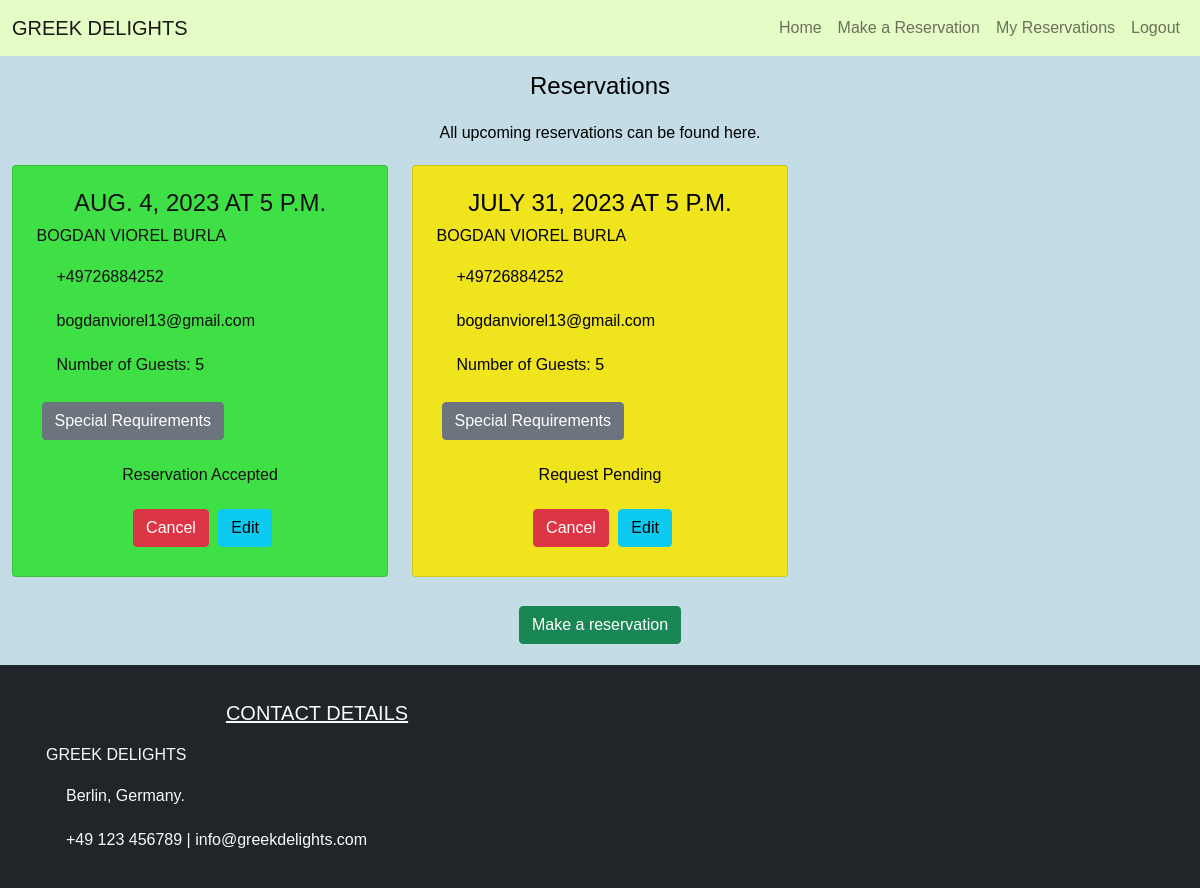
/reservations (signed in), run on an earlier commit of the app's database.
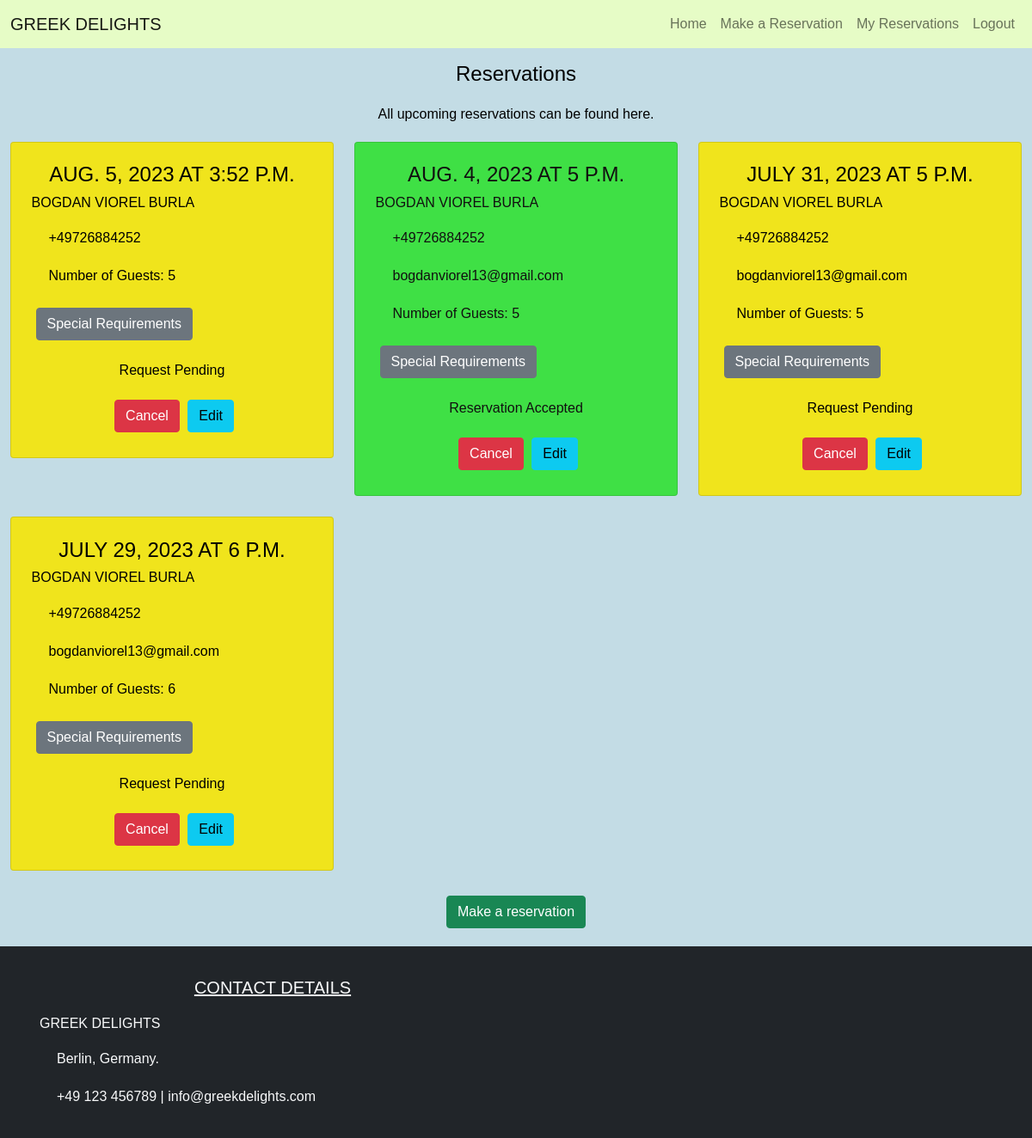
And on a later commit of the database.
### reservation/models.py (models this page shows, shortened)
class Reservation(models.Model):
    user = models.ForeignKey(User, on_delete=models.CASCADE)
    full_name = models.CharField(max_length=300, blank=False)
    email = models.EmailField(max_length=300)
    phoneNumberRegex = RegexValidator(regex=r'^\+?1?\d{9,15}$')
    mobile = models.CharField(validators=[phoneNumberRegex], max_length=15, blank=False)
    date = models.DateField(blank=False)
    time = models.TimeField(blank=False)
    guests = models.PositiveIntegerField(blank=False)
    requests = models.TextField(max_length=400, blank=False)
    status = models.IntegerField(choices=STATUS, default=0)
    class Meta:
        ordering = ['-date']
        constraints = [
            models.UniqueConstraint(
                fields=['user', 'date', 'time'], name='unique_reservation'
            ),
        ]

### reservation/views.py (the view)
# urls.py: path('reservations', views.ReservationList.as_view(), name='reservations'),
class ReservationList(generic.ListView):
    model = Reservation
    def sort(self, reservations):
        if reservations.date >= datetime.date.today():
            return True
        else:
            return False
    def get(self, request, *args, **kwargs):
        if request.user.is_authenticated:
            reservations = Reservation.objects.filter(user=request.user)
            upcoming_reservations = filter(self.sort, reservations)
            return render(
                request, 'reservations.html',
                {
                    'reservations': upcoming_reservations,
                },
            )
        else:
            return redirect(reverse("account_login"))

### reservation/templates/reservations.html (shortened to what this page needs)
{% extends "base.html" %}
{% block content %}
<div class="container-fluid mb-3">
    <div class="row">
        <div class="col-12 mt-3 left">
            <h4 class="page-heading text-center">Reservations</h4>
            <p class="text-center">All upcoming reservations can be found here.</p>
            <div class="row">
                {% for reservation in reservations %}
                <div class="col-md-4">
                    <div class="card mb-4 {% if reservation.status == 0 %}pending{% elif reservation.status == 1 %}accepted{% else %}declined{% endif %}">
                        <div class="card-body">
                            <h4 class='card-title text-uppercase text-center'>{{ reservation.date }} at
                                {{ reservation.time }}</h4>
                            <h6 class="text-uppercase">{{ reservation.full_name }}</h6>
                            <div class='card-text'>
                                <p> {{ reservation.mobile }}</p>
                                <p> {{ reservation.email }}</p>
                                <p>Number of Guests: {{ reservation.guests }}</p>
                                <button data-bs-toggle='modal' data-bs-target='#requests{{ reservation.id }}' class="btn btn-secondary">Special
                                    Requirements </button>
                                <div class='text-center h6'>
                                    {% if reservation.status == 1 %}
                                    <p>Reservation Accepted</p>
                                    {% elif reservation.status == 2 %}
                                    <p>Reservation Declined</p>
                                    {% else %}
                                    <p>Request Pending</p>
                                    {% endif %}
                                </div>
                            </div>
                            <div class='text-center'>
                                <button data-bs-toggle='modal' data-bs-target='#cancel{{ reservation.id }}' class="btn btn-danger">Cancel</button>
                                <a class="btn btn-info" href="/amend/{{ reservation.id }}">Edit</a>
                            </div>
                        </div>
                    </div>
                </div>
                {% if forloop.counter|divisibleby:3  %}
            </div>
                <div class="row">
                    {% endif %}
                    {% endfor %}
                </div>
        </div>
        <a href="{% url 'booking' %}" class="text-center"><button class="btn btn-success">Make a reservation</button></a>
    </div>
</div>
{% endblock %}

What changed in the data, as far as the page shows it:
added Reservation: date "AUG. 5, 2023", time "3:52 P.M.", full_name "BOGDAN VIOREL BURLA", mobile "+49726884252", guests "5", status "Request Pending"
now on this page (row edited): Reservation: date "JULY 29, 2023", time "6 P.M.", full_name "BOGDAN VIOREL BURLA", mobile "+49726884252", email "bogdanviorel13@gmail.com", guests "6", status "Request Pending"
